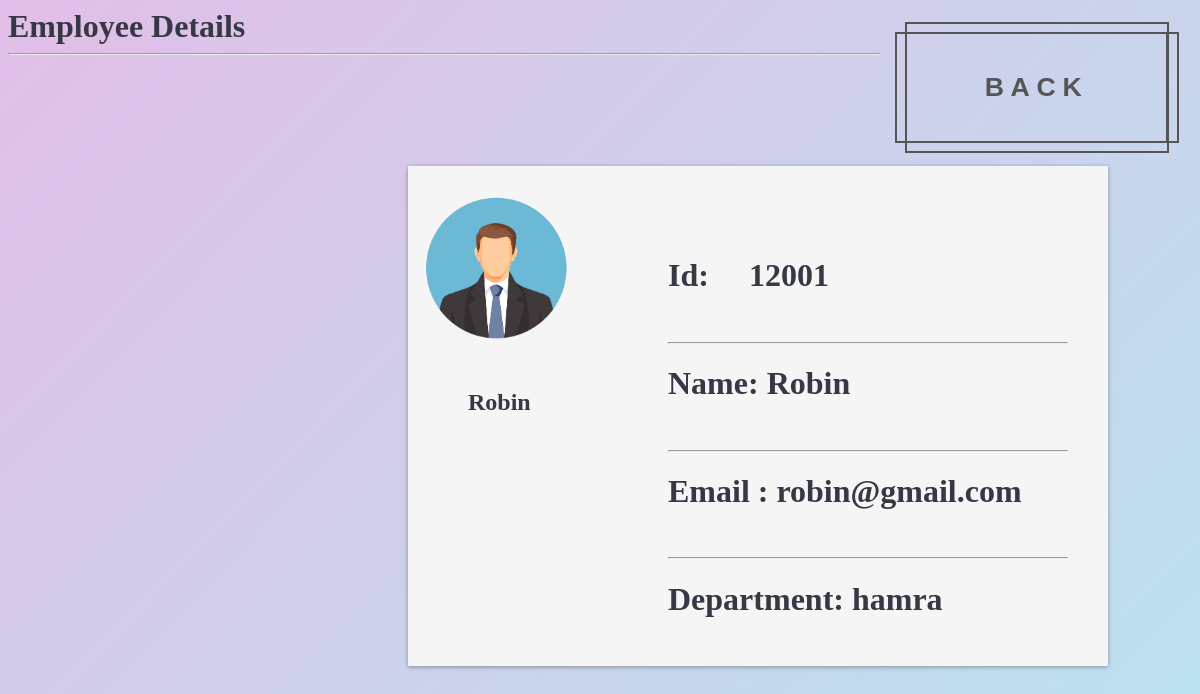
Page /12001 (signed in) on the committed database.
### app1/models.py (models this page shows, shortened)
class Employee(models.Model):
    emp_id = models.IntegerField(primary_key=True)
    name = models.CharField(max_length=30)
    email = models.EmailField()
    photo = models.CharField(max_length=200, null=True, blank=True)
    department = models.ForeignKey(Department, on_delete=models.CASCADE)
    absences_days = models.IntegerField()
    overtime_days = models.IntegerField()
    experience = models.IntegerField()
    salary = models.FloatField()

class Department(models.Model):
    department = models.CharField(max_length=50, primary_key=True)
    Number_of_employees = models.IntegerField(default=0)

### app1/views.py (the view)
# urls.py: path('<int:emp_id>', details),
@login_required
def details(request, emp_id):
    res = Employee.objects.filter(emp_id=emp_id).first()
    if res:
        return render(request, 'details.html', {'emp': res})
    else:
        return HttpResponse("<h1> something went wrong searching for id" + str(emp_id) + "</h1>")

### templates/details.html (shortened to what this page needs)
<!doctype html>
<html><head>
    <link rel="stylesheet" href="../static/details.css" type="text/css"/>
</head>
<body>
    <h1 class ="top">Employee Details</h1>
    <a id="goback" href="/fetchemployees">
    <button class="button" type="button">Back
        <div class="button__horizontal"></div>
        <div class="button__vertical"></div>
    </button>
</a>
    <hr>
    <br><br>
<div class="center">
<div class="next">
<div class="rimg">
    {%if emp.photo == null or emp.photo == '1'  %}
    <img src="https://encrypted-tbn0.gstatic.com/images?q=tbn:ANd9GcTnKrFyxS9ptI-FvPq1SA1A4576CUW-xxnk5g&usqp=CAU" alt="couldnt load" class="rounded-circle" width="150">
    {%else%}
    <img src=" ../static/img/{{emp.photo}}" alt="No photo" class="rounded-circle" width="150">
    {%endif%}
</div>
    <div class = "mt-3">
        <h2 style="margin-left: 0px;">  {{emp.name}}  </h2>
    </div>
    <div class="about">
        <h1>Id: &nbsp  &nbsp {{emp.emp_id}}</h1>
        <br><hr>
<h1> Name: {{  emp.name }} </h1>
<br><hr>
<h1>Email : {{ emp.email }}</h1>
<br><hr>
<h1>Department: {{ emp.department.department }}</h1>
<br><hr>
<br><hr>
        <br><hr>
        <br><hr>
</div>
</div>
</div>
</body>
</html>

### static/details.css (style rules this page uses)
body { background: linear-gradient(to bottom right, #E1BEE7, #B2EBF2); background-repeat: no-repeat; background-size: contain; background-attachment: fixed; color: #363945; ; }
.center { margin-left: 400px; margin-top: 30px; background-color:whitesmoke; overflow: auto; width: 700px; height: 500px; box-shadow: 0 1px 6px rgba(0, 0, 0, 0.12), 0 1px 4px rgba(0, 0, 0, 0.24); }
.next { float:left; margin-left: 10px; margin-top: 15px; display: inline; overflow: auto; }
.about { margin-top: -200px; margin-left: 250px; height: 400px; overflow: auto; width: 400px; }
.mt-3 { margin-left: 50px; }
img { border-radius: 50%; }
.top { display: inline; }
.rimg { display: inline; }
button { float:right; margin-right: 100px; }
.button { margin: 2%; font-size: 20pt; --offset: 10px; --border-size: 2px; display: block; position: relative; padding: 1.5em 3em; appearance: none; border: 0; background: transparent; color: #555555; text-transform: uppercase; letter-spacing: 0.25em; outline: none; cursor: pointer; font-weight: bold; border-radius: 0; box-shadow: inset 0 0 0 var(--border-size) currentcolor; transition: background 0.6s ease; }
.button__horizontal, .button__vertical { position: absolute; top: var(--horizontal-offset, 0); right: var(--vertical-offset, 0); bottom: var(--horizontal-offset, 0); left: var(--vertical-offset, 0); transition: transform 0.8s ease; will-change: transform; }
.button__horizontal::before, .button__vertical::before { content: ""; position: absolute; border: inherit; }
.button__horizontal { --vertical-offset: calc(var(--offset) * -1); border-top: var(--border-size) solid currentcolor; border-bottom: var(--border-size) solid currentcolor; }
.button__horizontal::before { top: calc(var(--vertical-offset) - var(--border-size)); bottom: calc(var(--vertical-offset) - var(--border-size)); left: calc(var(--vertical-offset) * -1); right: calc(var(--vertical-offset) * -1); }
.button__vertical { --horizontal-offset: calc(var(--offset) * -1); border-left: var(--border-size) solid currentcolor; border-right: var(--border-size) solid currentcolor; }
.button__vertical::before { top: calc(var(--horizontal-offset) * -1); bottom: calc(var(--horizontal-offset) * -1); left: calc(var(--horizontal-offset) - var(--border-size)); right: calc(var(--horizontal-offset) - var(--border-size)); }

### rows in the picture
Employee: photo (picture), name "Robin", emp_id "12001", email "robin@gmail.com", department.department "hamra"
